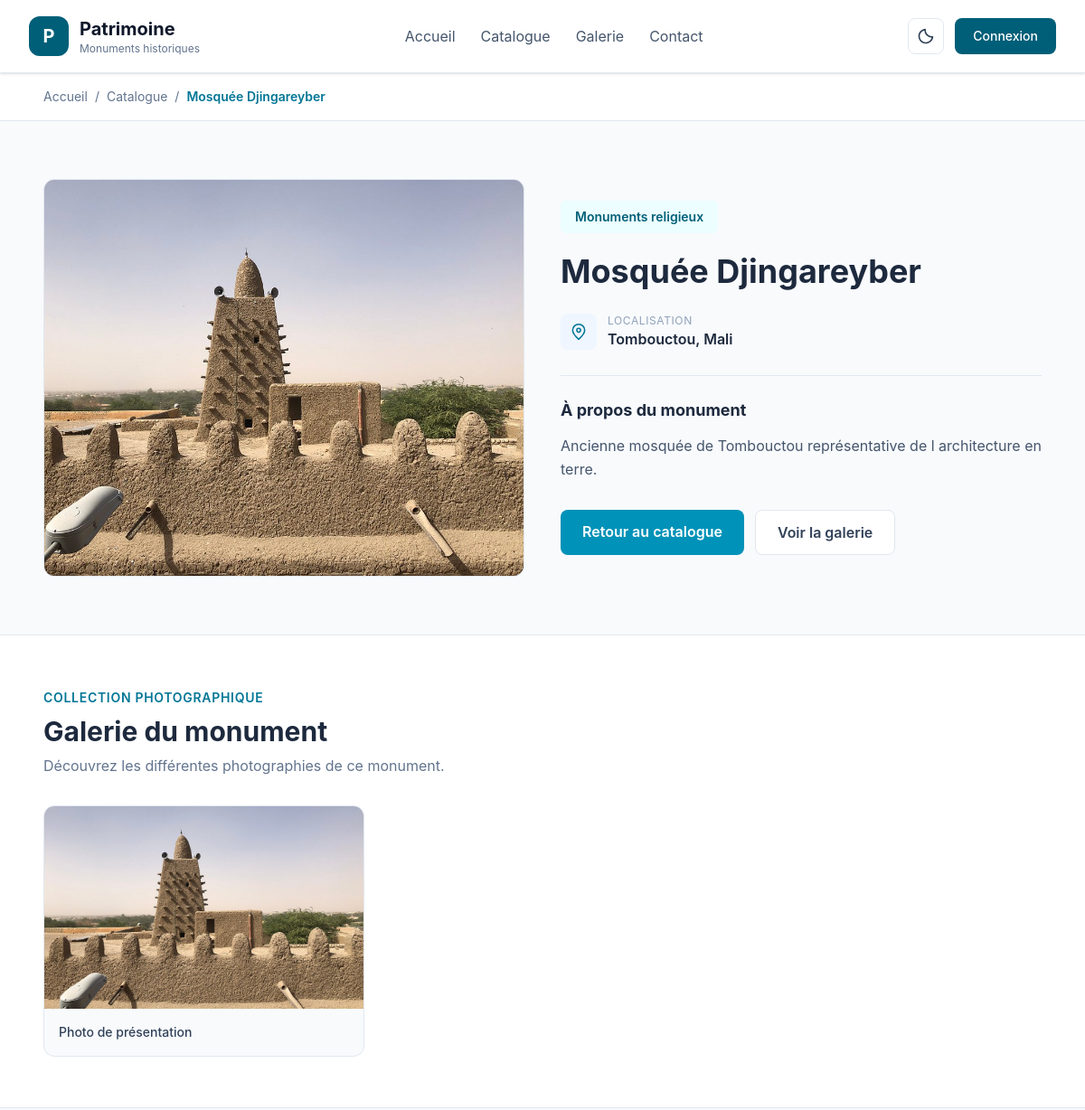
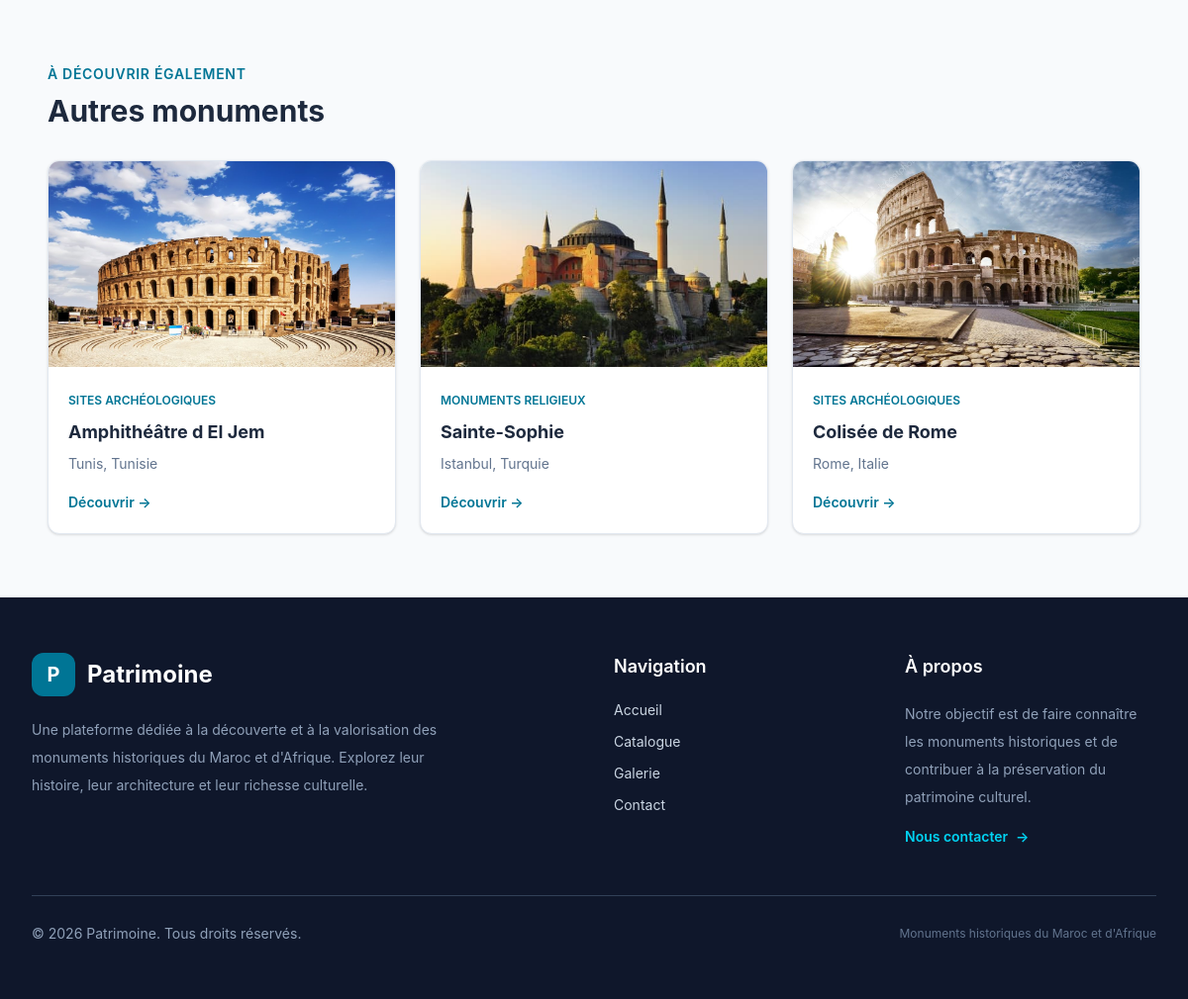
The app's page /fiche.php?id=11 with its own data (2 pictures, top to bottom).
### tables this page shows
CREATE TABLE `monument` (
  `id` int(11) NOT NULL,
  `titre` varchar(150) NOT NULL,
  `description` text NOT NULL,
  `categorie_id` int(11) NOT NULL,
  `ville_id` int(11) NOT NULL
);

CREATE TABLE `image` (
  `id` int(11) NOT NULL,
  `chemin` varchar(255) NOT NULL,
  `legende` varchar(200) DEFAULT NULL,
  `monument_id` int(11) NOT NULL
);

CREATE TABLE `categorie` (
  `id` int(11) NOT NULL,
  `nom` varchar(100) NOT NULL,
  `description` text DEFAULT NULL
);

CREATE TABLE `ville` (
  `id` int(11) NOT NULL,
  `nom` varchar(100) NOT NULL,
  `description` text DEFAULT NULL,
  `pays_id` int(11) NOT NULL
);

CREATE TABLE `pays` (
  `id` int(11) NOT NULL,
  `nom` varchar(100) NOT NULL,
  `code_iso` char(2) NOT NULL
);

### fiche.php (the view, shortened to what this page needs)
<?php
function e($value): string {
    return htmlspecialchars((string)$value, ENT_QUOTES, 'UTF-8');
}
$id = filter_input(INPUT_GET, 'id', FILTER_VALIDATE_INT);
$sql = "
    SELECT
        m.id,
        m.titre,
        m.description,
        c.nom AS categorie,
        c.id AS categorie_id,
        v.nom AS ville,
        v.description AS description_ville,
        p.nom AS pays,
        p.code_iso
    FROM monument m
    INNER JOIN categorie c ON c.id = m.categorie_id
    INNER JOIN ville v ON v.id = m.ville_id
    INNER JOIN pays p ON p.id = v.pays_id
    WHERE m.id = ?
    LIMIT 1
";
$stmt = mysqli_prepare($conn, $sql);
$monument = null;
if ($stmt) {
    mysqli_stmt_bind_param($stmt, "i", $id);
    mysqli_stmt_execute($stmt);
    $result = mysqli_stmt_get_result($stmt);
    $monument = mysqli_fetch_assoc($result);
}
    ?>
    <?php
$images = [];
$sqlImages = "
    SELECT id, chemin, legende
    FROM image
    WHERE monument_id = ?
    ORDER BY id ASC
";
$stmtImages = mysqli_prepare($conn, $sqlImages);
if ($stmtImages) {
    mysqli_stmt_bind_param($stmtImages, "i", $id);
    mysqli_stmt_execute($stmtImages);
    $resultImages = mysqli_stmt_get_result($stmtImages);
    while ($row = mysqli_fetch_assoc($resultImages)) {
        $images[] = $row;
    }
}
$autresMonuments = [];
$sqlAutres = "
    SELECT
        m.id,
        m.titre,
        c.nom AS categorie,
        v.nom AS ville,
        p.nom AS pays,
        (
            SELECT i.chemin
            FROM image i
            WHERE i.monument_id = m.id
            ORDER BY i.id ASC
            LIMIT 1
        ) AS image_path
    FROM monument m
    INNER JOIN categorie c ON c.id = m.categorie_id
    INNER JOIN ville v ON v.id = m.ville_id
    INNER JOIN pays p ON p.id = v.pays_id
    WHERE m.id != ?
    ORDER BY m.id DESC
    LIMIT 3
";
$stmtAutres = mysqli_prepare($conn, $sqlAutres);
if ($stmtAutres) {
    mysqli_stmt_bind_param($stmtAutres, "i", $id);
    mysqli_stmt_execute($stmtAutres);
    $resultAutres = mysqli_stmt_get_result($stmtAutres);
    while ($row = mysqli_fetch_assoc($resultAutres)) {
        $autresMonuments[] = $row;
    }
}
include __DIR__ . '/includes/header.php';
?>
<main class="bg-slate-50 min-h-screen">
    <section class="bg-white border-b border-slate-200">
        <div class="max-w-6xl mx-auto px-6 py-4">
            <nav class="flex flex-wrap items-center gap-2 text-sm text-slate-500">
                <a href="index.php" class="hover:text-cyan-700 transition">
                    Accueil
                </a>
                <span>/</span>
                <a href="catalogue.php" class="hover:text-cyan-700 transition">
                    Catalogue
                </a>
                <span>/</span>
                <span class="text-cyan-700 font-semibold">
                    <?= e($monument['titre']) ?>
                </span>
            </nav>
        </div>
    </section>
    <section class="max-w-6xl mx-auto px-6 py-12 md:py-16">
        <div class="grid grid-cols-1 lg:grid-cols-2 gap-10 items-center">
            <div class="relative">
                <div class="h-72 md:h-[440px] rounded-xl overflow-hidden bg-slate-200 border border-slate-200">
                    <?php if (!empty($images)): ?>
                        <img
                            id="imagePrincipale"
                            src="<?= e($images[0]['chemin']) ?>"
                            alt="<?= e($images[0]['legende'] ?: $monument['titre']) ?>"
                            class="w-full h-full object-cover cursor-pointer"
                            onclick="ouvrirImage(this)"
                        >
                    <?php endif; ?>
                </div>
            </div>
            <div>
                <span class="inline-block px-4 py-2 rounded-md bg-cyan-50 text-cyan-800 text-sm font-semibold mb-5">
                    <?= e($monument['categorie']) ?>
                </span>
                <h1 class="text-3xl md:text-4xl font-bold text-slate-800 leading-tight mb-6">
                    <?= e($monument['titre']) ?>
                </h1>
                <div class="flex items-center gap-3 mb-7 text-slate-600">
                    <div class="w-10 h-10 rounded-lg bg-blue-50 flex items-center justify-center">
                        <svg class="w-5 h-5 text-cyan-700" fill="none" stroke="currentColor" viewBox="0 0 24 24">
                            <path d="M20 10c0 5-8 12-8 12S4 15 4 10a8 8 0 1 1 16 0Z" stroke-width="1.8"/>
                            <circle cx="12" cy="10" r="2.5" stroke-width="1.8"/>
                        </svg>
                    </div>
                    <div>
                        <p class="text-xs text-slate-400 uppercase tracking-wider">
                            Localisation
                        </p>
                        <p class="font-semibold text-slate-800">
                            <?= e($monument['ville']) ?>, <?= e($monument['pays']) ?>
                        </p>
                    </div>
                </div>
                <div class="border-t border-slate-200 pt-6">
                    <h2 class="text-lg font-bold text-slate-800 mb-3">
                        À propos du monument
                    </h2>
                    <p class="text-slate-600 leading-relaxed">
                        <?= nl2br(e($monument['description'])) ?>
                    </p>
                </div>
                <div class="flex flex-wrap gap-3 mt-8">
                    <a href="catalogue.php"
                       class="px-6 py-3 rounded-lg bg-cyan-600 hover:bg-cyan-700 text-white font-semibold transition">
                        Retour au catalogue
                    </a>
                    <a href="galerie.php"
                       class="px-6 py-3 rounded-lg border border-slate-200 bg-white text-slate-700 font-semibold hover:bg-slate-100 transition">
                        Voir la galerie
                    </a>
                </div>
            </div>
        </div>
    </section>
    <?php if (!empty($images)): ?>
        <section class="bg-white border-y border-slate-200">
            <div class="max-w-6xl mx-auto px-6 py-14">
                <div class="mb-8">
                    <span class="text-cyan-700 text-sm font-semibold uppercase tracking-wider">
                        Collection photographique
                    </span>
                    <h2 class="text-3xl font-bold text-slate-800 mt-2">
                        Galerie du monument
                    </h2>
                    <p class="text-slate-500 mt-2">
                        Découvrez les différentes photographies de ce monument.
                    </p>
                </div>
                <div class="grid grid-cols-1 sm:grid-cols-2 lg:grid-cols-3 gap-5">
                    <?php foreach ($images as $index => $image): ?>
                        <div class="group rounded-xl overflow-hidden border border-slate-200 bg-slate-50">
                            <div class="h-56 overflow-hidden cursor-pointer"
                                 onclick="ouvrirImageDepuisListe(<?= $index ?>)">
                                <img
                                    src="<?= e($image['chemin']) ?>"
                                    alt="<?= e($image['legende'] ?: $monument['titre']) ?>"
                                    loading="lazy"
                                    class="w-full h-full object-cover group-hover:scale-105 transition-transform duration-500"
                                >
                            </div>
                            <div class="p-4">
                                <p class="text-sm font-medium text-slate-700">
                                    <?= e($image['legende'] ?: $monument['titre']) ?>
                                </p>
                            </div>
                        </div>
                    <?php endforeach; ?>
                </div>
            </div>
        </section>
    <?php endif; ?>
    <?php if (!empty($autresMonuments)): ?>
        <section class="max-w-6xl mx-auto px-6 py-14 md:py-16">
            <div class="mb-8">
                <span class="text-cyan-700 text-sm font-semibold uppercase tracking-wider">
                    À découvrir également
                </span>
                <h2 class="text-3xl font-bold text-slate-800 mt-2">
                    Autres monuments
                </h2>
            </div>
            <div class="grid grid-cols-1 sm:grid-cols-2 lg:grid-cols-3 gap-6">
                <?php foreach ($autresMonuments as $autre): ?>
                    <article class="bg-white rounded-xl overflow-hidden border border-slate-200 shadow-sm hover:shadow-md transition-shadow">
                        <div class="h-52 bg-slate-100 overflow-hidden">
                            <?php if (!empty($autre['image_path'])): ?>
                                <img
                                    src="<?= e($autre['image_path']) ?>"
                                    alt="<?= e($autre['titre']) ?>"
                                    loading="lazy"
                                    class="w-full h-full object-cover"
                                >
                            <?php else: ?>
                                <div class="w-full h-full flex items-center justify-center text-slate-400">
                                    Image indisponible
                                </div>
                            <?php endif; ?>
                        </div>
                        <div class="p-5">
                            <span class="text-xs font-semibold text-cyan-700 uppercase">
                                <?= e($autre['categorie']) ?>
                            </span>
                            <h3 class="text-lg font-bold text-slate-800 mt-2 mb-2">
                                <?= e($autre['titre']) ?>
                            </h3>
                            <p class="text-sm text-slate-500 mb-4">
                                <?= e($autre['ville']) ?>, <?= e($autre['pays']) ?>
                            </p>
                            <a
                                href="fiche.php?id=<?= (int)$autre['id'] ?>"
                                class="text-sm font-semibold text-cyan-700 hover:text-cyan-900"
                            >
                                Découvrir →
                            </a>
                        </div>
                    </article>
                <?php endforeach; ?>
            </div>
        </section>
    <?php endif; ?>
</main>
<?php include __DIR__ . '/includes/footer.php'; ?>

### records on screen
monument: titre "Mosquée Djingareyber", categorie.nom "Monuments religieux", ville.nom "Tombouctou", pays.nom "Mali", description "Ancienne mosquée de Tombouctou représentative de l architecture en terre."
image: chemin (picture), legende "Photo de présentation"
monument: shows a picture, categorie.nom "SITES ARCHÉOLOGIQUES", titre "Amphithéâtre d El Jem", ville.nom "Tunis", pays.nom "Tunisie"
monument: shows a picture, categorie.nom "MONUMENTS RELIGIEUX", titre "Sainte-Sophie", ville.nom "Istanbul", pays.nom "Turquie"
monument: shows a picture, categorie.nom "SITES ARCHÉOLOGIQUES", titre "Colisée de Rome", ville.nom "Rome", pays.nom "Italie"
